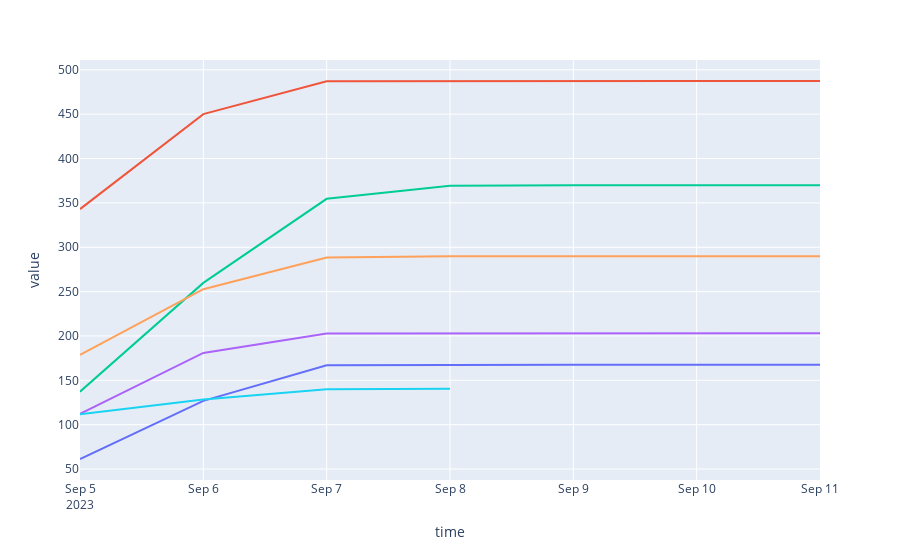

Write notebook code for a chart like this one.
### Code cell
fig = df.loc[:,df.columns.str.contains('precipitation_sum')].cumsum().plot(backend='plotly')
# fig.add_trace(
#     go.Scatter(
#         x=df.index,
#         y=df.loc[:,df.columns.str.contains('precipitation_hours')].values,
#         # yaxis="y2"
#     ))
fig. update_layout(showlegend=False)

### Figure 1 — Plotly figure (JSON) as saved in the notebook; plotly's stock layout.template omitted (floating-point values rounded to 4 significant figures)
{"data": [{"hovertemplate": "variable=precipitation_sum_ecmwf_ifs04<br>time=%{x}<br>value=%{y}<extra></extra>", "legendgroup": "precipitation_sum_ecmwf_ifs04", "line": {"color": "#636efa", "dash": "solid"}, "marker": {"symbol": "circle"}, "mode": "lines", "name": "precipitation_sum_ecmwf_ifs04", "orientation": "v", "showlegend": true, "type": "scatter", "x": ["2023-09-05T00:00:00+03:00", "2023-09-06T00:00:00+03:00", "2023-09-07T00:00:00+03:00", "2023-09-08T00:00:00+03:00", "2023-09-09T00:00:00+03:00", "2023-09-10T00:00:00+03:00", "2023-09-11T00:00:00+03:00"], "xaxis": "x", "y": [61.3, 126.8, 167, 167.6, 167.6, 167.6, 167.6], "yaxis": "y"}, {"hovertemplate": "variable=precipitation_sum_gfs_seamless<br>time=%{x}<br>value=%{y}<extra></extra>", "legendgroup": "precipitation_sum_gfs_seamless", "line": {"color": "#EF553B", "dash": "solid"}, "marker": {"symbol": "circle"}, "mode": "lines", "name": "precipitation_sum_gfs_seamless", "orientation": "v", "showlegend": true, "type": "scatter", "x": ["2023-09-05T00:00:00+03:00", "2023-09-06T00:00:00+03:00", "2023-09-07T00:00:00+03:00", "2023-09-08T00:00:00+03:00", "2023-09-09T00:00:00+03:00", "2023-09-10T00:00:00+03:00", "2023-09-11T00:00:00+03:00"], "xaxis": "x", "y": [343, 450.1, 487, 487.4, 487.4, 487.4, 487.4], "yaxis": "y"}, {"hovertemplate": "variable=precipitation_sum_jma_seamless<br>time=%{x}<br>value=%{y}<extra></extra>", "legendgroup": "precipitation_sum_jma_seamless", "line": {"color": "#00cc96", "dash": "solid"}, "marker": {"symbol": "circle"}, "mode": "lines", "name": "precipitation_sum_jma_seamless", "orientation": "v", "showlegend": true, "type": "scatter", "x": ["2023-09-05T00:00:00+03:00", "2023-09-06T00:00:00+03:00", "2023-09-07T00:00:00+03:00", "2023-09-08T00:00:00+03:00", "2023-09-09T00:00:00+03:00", "2023-09-10T00:00:00+03:00", "2023-09-11T00:00:00+03:00"], "xaxis": "x", "y": [137.2, 259.8, 354.6, 369.4, 369.8, 369.8, 369.8], "yaxis": "y"}, {"hovertemplate": "variable=precipitation_sum_icon_seamless<br>time=%{x}<br>value=%{y}<extra></extra>", "legendgroup": "precipitation_sum_icon_seamless", "line": {"color": "#ab63fa", "dash": "solid"}, "marker": {"symbol": "circle"}, "mode": "lines", "name": "precipitation_sum_icon_seamless", "orientation": "v", "showlegend": true, "type": "scatter", "x": ["2023-09-05T00:00:00+03:00", "2023-09-06T00:00:00+03:00", "2023-09-07T00:00:00+03:00", "2023-09-08T00:00:00+03:00", "2023-09-09T00:00:00+03:00", "2023-09-10T00:00:00+03:00", "2023-09-11T00:00:00+03:00"], "xaxis": "x", "y": [112.1, 180.9, 202.8, 203.0, 203.0, 203.0, 203.0], "yaxis": "y"}, {"hovertemplate": "variable=precipitation_sum_gem_seamless<br>time=%{x}<br>value=%{y}<extra></extra>", "legendgroup": "precipitation_sum_gem_seamless", "line": {"color": "#FFA15A", "dash": "solid"}, "marker": {"symbol": "circle"}, "mode": "lines", "name": "precipitation_sum_gem_seamless", "orientation": "v", "showlegend": true, "type": "scatter", "x": ["2023-09-05T00:00:00+03:00", "2023-09-06T00:00:00+03:00", "2023-09-07T00:00:00+03:00", "2023-09-08T00:00:00+03:00", "2023-09-09T00:00:00+03:00", "2023-09-10T00:00:00+03:00", "2023-09-11T00:00:00+03:00"], "xaxis": "x", "y": [178.6, 252.7, 288.4, 289.8, 289.8, 289.8, 289.8], "yaxis": "y"}, {"hovertemplate": "variable=precipitation_sum_meteofrance_seamless<br>time=%{x}<br>value=%{y}<extra></extra>", "legendgroup": "precipitation_sum_meteofrance_seamless", "line": {"color": "#19d3f3", "dash": "solid"}, "marker": {"symbol": "circle"}, "mode": "lines", "name": "precipitation_sum_meteofrance_seamless", "orientation": "v", "showlegend": true, "type": "scatter", "x": ["2023-09-05T00:00:00+03:00", "2023-09-06T00:00:00+03:00", "2023-09-07T00:00:00+03:00", "2023-09-08T00:00:00+03:00", "2023-09-09T00:00:00+03:00", "2023-09-10T00:00:00+03:00", "2023-09-11T00:00:00+03:00"], "xaxis": "x", "y": [111.8, 128.4, 139.8, 140.5, null, null, null], "yaxis": "y"}], "layout": {"legend": {"title": {"text": "variable"}, "tracegroupgap": 0}, "margin": {"t": 60}, "showlegend": false, "xaxis": {"anchor": "y", "domain": [0, 1], "title": {"text": "time"}}, "yaxis": {"anchor": "x", "domain": [0, 1], "title": {"text": "value"}}}}
